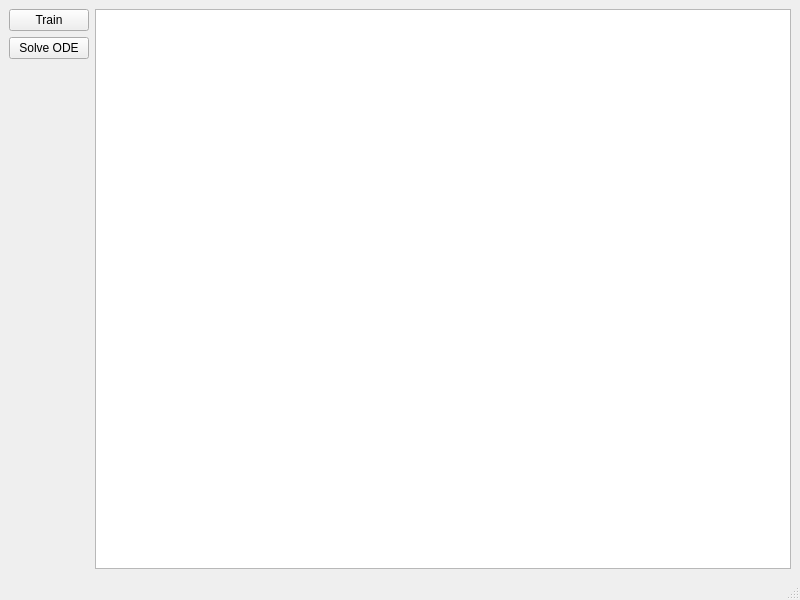
<?xml version="1.0" encoding="UTF-8"?>
<ui version="4.0">
 <class>MainWindow</class>
 <widget class="QMainWindow" name="MainWindow">
  <property name="geometry">
   <rect>
    <x>0</x>
    <y>0</y>
    <width>800</width>
    <height>600</height>
   </rect>
  </property>
  <property name="windowTitle">
   <string>MainWindow</string>
  </property>
  <widget class="QWidget" name="centralwidget">
   <layout class="QHBoxLayout" name="horizontalLayout">
    <item>
     <layout class="QVBoxLayout" name="verticalLayout">
      <item>
       <widget class="QPushButton" name="pushButtontrain">
        <property name="text">
         <string>Train</string>
        </property>
       </widget>
      </item>
      <item>
       <widget class="QPushButton" name="pushButtonRunODEModel">
        <property name="text">
         <string>Solve ODE</string>
        </property>
       </widget>
      </item>
      <item>
       <spacer name="verticalSpacer">
        <property name="orientation">
         <enum>Qt::Vertical</enum>
        </property>
        <property name="sizeHint" stdset="0">
         <size>
          <width>20</width>
          <height>40</height>
         </size>
        </property>
       </spacer>
      </item>
     </layout>
    </item>
    <item>
     <widget class="QTextBrowser" name="textBrowser"/>
    </item>
   </layout>
  </widget>
  <widget class="QMenuBar" name="menubar">
   <property name="geometry">
    <rect>
     <x>0</x>
     <y>0</y>
     <width>800</width>
     <height>22</height>
    </rect>
   </property>
  </widget>
  <widget class="QStatusBar" name="statusbar"/>
 </widget>
 <resources/>
 <connections/>
</ui>
